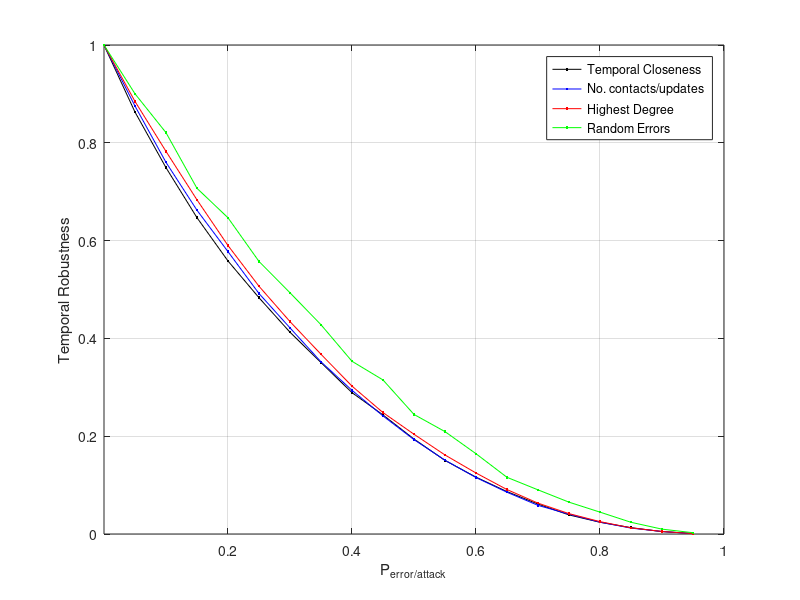

Recreate this plot in MATLAB.
%  read labels and x-y data
load RWP_10_3_trace_AverageContactUpdates.dat;     %  read data into the my_xy matrix
Prob = RWP_10_3_trace_AverageContactUpdates(:,2);     %  copy first column of my_xy into x
Err2 = RWP_10_3_trace_AverageContactUpdates(:,3);     %  and second column into y

load RWP_10_3_trace_AverageHighestDegree.dat;     %  read data into the my_xy matrix
Err3 = RWP_10_3_trace_AverageHighestDegree(:,3);     %  and second column into y

load RWP_10_3_trace_TemporalCloseness.dat;     %  read data into the my_xy matrix
Err1 = RWP_10_3_trace_TemporalCloseness(:,3);     %  and second column into y

load RWP_10_3_trace_RandomErrors.dat;     %  read data into the my_xy matrix
Err4 = RWP_10_3_trace_RandomErrors(:,3);     %  and second column into y

plot(Prob,Err1,'k.-',Prob,Err2,'b.-',Prob,Err3,'r.-',Prob,Err4,'g.-');

xlabel('P_{error/attack}');           % add axis labels and plot title
ylabel('Temporal Robustness');
axis([0.000075 1.000 0.0 1.000],[0.000075 1.000 0.0 1.000]);
%set(gca,'XGrid','on','YGrid','on');
%set(gca,'gridlinestyle','--')
grid on;
legend('Temporal Closeness','No. contacts/updates','Highest Degree','Random Errors');

%title('Mean monthly precipitation at Portland International Airport');
%plot(Prob,EffSim,'bx-',Prob,EffTheor,'ro-');     %  plot precip vs. month with circles